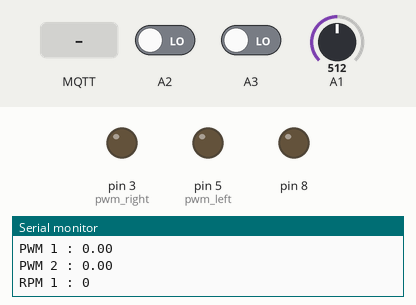
Simulated run of this sketch. Board: Arduino Uno, built with avr-gcc and run on an emulated ATmega328P. On the bench: output pins drawn as LEDs (lit = HIGH), the last lines printed to the serial monitor. The inputs (shaded band) are chosen by the test bench; at power-on: A2 LOW, A3 LOW, A1 = 512. WiFi joins after 1.5 s; servers stay silent unless stated; no MQTT or app messages arrive unless stated.

Above: at 2.7 s.
2.8 s: MQTT message "1900" arrives on the first subscribed topic
At 3.2 s:
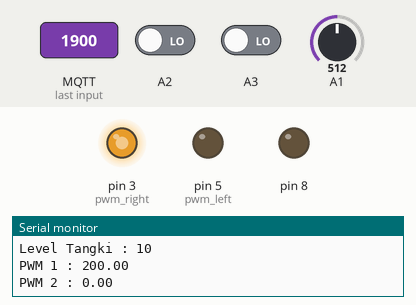
4.3 s: MQTT message "1300" arrives on the first subscribed topic
At 5.5 s:
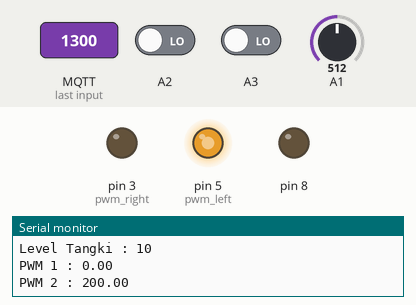
7.3 s: A2 driven HIGH and A3 driven HIGH
At 11.0 s:
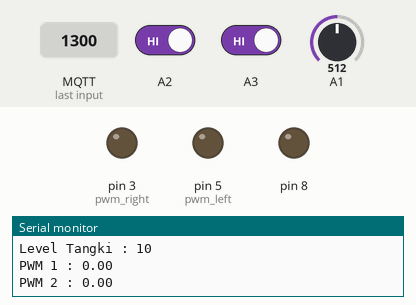
Timing chart, 0 to 11.3 s (numbered marks = the images above; inputs shaded):
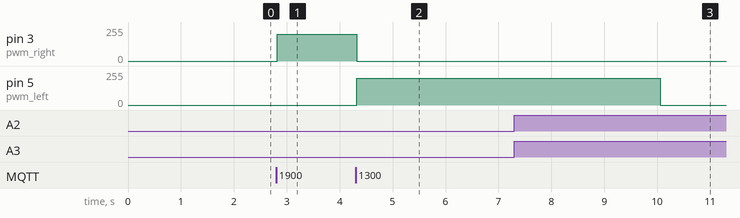

Measured:
- after the input at 2.8 s, pin 3 (pwm_right): 0/255 → 200/255 at once
- after the input at 4.3 s, pin 3 (pwm_right): 200/255 → 0/255 at once; pin 5 (pwm_left): 0/255 → 200/255 at once
- after the input at 7.3 s, pin 5 (pwm_left): 200/255 → 0/255 after 2.8 s

The sketch:

SPC_Prototype_03_Mega.ino
```cpp
#include <Arduino_FreeRTOS.h>
#include <SPI.h>
#include <Ethernet.h>
#include <PubSubClient.h>
#include "Syergie.h"
//#include <FreeRTOS.h>

#define  pwm_right 3
#define  pwm_left 5

// define two tasks for Blink & AnalogRead
void TaskRpmMeasurement( void *pvParameters );
void TaskMQTT( void *pvParameters );

// Update these with values suitable for your network.
byte mac[] = { 0xDE, 0xED, 0xBA, 0xFE, 0xFE, 0xED };
IPAddress ip(192, 168, 1, 100);
IPAddress server(192, 168, 1, 2);

EthernetClient ethClient;
PubSubClient client(ethClient);

/* Fuel Tank Level*/
int level_tanki;
char send_rpm_engine[10];
char send_rpm_propeller[10];
char send_tanki[10];

/* RPM Measurement */
Proximity speed_1;
Proximity speed_2;
int rpm_1, rpm_2;
int Speed = 1500;

void callback(char* topic, byte* payload, unsigned int length) {

  Serial.print(F("Message arrived ["));
  Serial.print(topic);
  Serial.print(F("] "));
  for (int i=0;i<length;i++) {
    Serial.print((char)payload[i]);
  }
  Serial.println();

  if(topic[1]=='p'){
    int i, value;
    client.publish("confirm_SPC1","Received");
    value = 0;
    for ( i = 0; i < length; i++) {
    value = value*10;
    value = value + (payload[i] - 48);//*dig;
    Speed = value;
    }
  }

  else if(topic[0]=='M'){
    client.publish("1EngineSpeed",dtostrf(rpm_1, 4, 0, send_rpm_engine));
    client.publish("1PropellerSpeed",dtostrf(rpm_2, 4, 0, send_rpm_propeller));
    client.publish("1Fuel",dtostrf(level_tanki, 2, 0, send_tanki));
    client.publish("1Box","connected");
  }
}

void reconnect() {
  // Loop until we're reconnected
  while (!client.connected()) {
    Serial.print(F("Attempting MQTT connection... "));
    // Attempt to connect
    if (client.connect("Box1")) {
      Serial.print(server);
      Serial.println(F(" connected"));
      // Once connected, publish an announcement...
      client.publish("outTopic","hello world");

      // ... and resubscribe
      //client.subscribe("inTopic");
      client.subscribe("1pulse_spc");
      client.subscribe("MainControl");
    } else {
      Serial.print(F("failed, rc="));
      Serial.print(client.state());
      Serial.println(F(" try again in 5 seconds"));
      // Wait 5 seconds before retrying
      delay(5000);
    }
  }
}

// the setup function runs once when you press reset or power the board
void setup() {
  speed_1.pinRPM(A2);
  speed_2.pinRPM(A3);

  // initialize serial communication at 9600 bits per second:
  Serial.begin(115200);

  while (!Serial) {
    ; // wait for serial port to connect. Needed for native USB, on LEONARDO, MICRO, YUN, and other 32u4 based boards.
  }

  client.setServer(server, 1883);
  client.setCallback(callback);

  Ethernet.begin(mac, ip);
  // Allow the hardware to sort itself out
  delay(1500);

  // Now set up two tasks to run independently.
  xTaskCreate(
    TaskRpmMeasurement
    ,  (const portCHAR *) "RpmMeasurement"   // A name just for humans
    ,  128  // This stack size can be checked & adjusted by reading the Stack Highwater, 128
    ,  NULL
    ,  1  // Priority, with 3 (configMAX_PRIORITIES - 1) being the highest, and 0 being the lowest.
    ,  NULL );

  xTaskCreate(
    TaskMQTT
    ,  (const portCHAR *) "MQTT"
    ,  128  // Stack size
    ,  NULL
    ,  1  // Priority
    ,  NULL );

  // Now the task scheduler, which takes over control of scheduling individual tasks, is automatically started.
}

void loop()
{
  // Empty. Things are done in Tasks.
}

/*--------------------------------------------------*/
/*---------------------- Tasks ---------------------*/
/*--------------------------------------------------*/

void TaskRpmMeasurement(void *pvParameters)  // This is a task.
{
  (void) pvParameters;
  TickType_t xLastWakeTime;
  xLastWakeTime = xTaskGetTickCount();

  // initialize digital LED_BUILTIN on pin 13 as an output.
  pinMode(8, OUTPUT);

  for (;;) // A Task shall never return or exit.
  {

    rpm_1 = speed_1.calcRPM();
    rpm_2 = speed_2.calcRPM();

    Serial.print(F("RPM 1 : "));Serial.println(rpm_1);
    Serial.print(F("RPM 2 : "));Serial.println(rpm_2);

    //Fuel Measurement
    level_tanki = map(analogRead(A1),0,1023,0,20);
    Serial.print(F("Level Tangki : "));Serial.println(level_tanki);

    double pwm1, pwm2;
    //Governor Control
    switch(Speed){
      case 1900: pwm1 = 200; pwm2 = 0; break; //Speed UP
      case 1500: pwm1 = 0; pwm2 = 0; break; //Steady
      case 1300: pwm1 = 0; pwm2 = 200; break; //Speed Down
    }
    Serial.print(F("PWM 1 : "));Serial.println(pwm1);
    Serial.print(F("PWM 2 : "));Serial.println(pwm2);
    analogWrite(pwm_right, pwm1);
    analogWrite(pwm_left, pwm2);
    vTaskDelay(1);

    //vTaskDelayUntil( &xLastWakeTime, ( 20 / portTICK_PERIOD_MS ) ); // wait for one second
  }
}

void TaskMQTT(void *pvParameters)  // This is a task.
{
  (void) pvParameters;
  //TickType_t xLastWakeTime;
  //xLastWakeTime = xTaskGetTickCount();
  int i = 0;
  char cBuffer [10];

  for (;;)
  {
    if (i > 100) { i = 0; }
    if (!client.connected()) {
      reconnect();
    }
    itoa(i, cBuffer, 10);
    client.publish("outTopic",cBuffer);
    client.loop();
    i++;
    vTaskDelay(1);

    //vTaskDelayUntil( &xLastWakeTime, ( 20 / portTICK_PERIOD_MS ) ); // wait for one second
  }
}
```

Syergie.cpp
```cpp
#include "Syergie.h"

#include "Arduino.h"

//--------------------------------------------------------------------------------------
// Sets the pins to be used for current sensors
//--------------------------------------------------------------------------------------
void Proximity::pinRPM(unsigned int _inPinPro)
{
  inPinPro = _inPinPro;
  prevmillis = 0;
  prevstate = HIGH;
  fanoff = true;
}

//--------------------------------------------------------------------------------------
int Proximity::calcRPM()
{
  currentstate = digitalRead(inPinPro);
  if( prevstate != currentstate) // If there is change in input
   {
     if( currentstate == LOW ) // If input only changes from HIGH to LOW
       {
         duration = ( micros() - prevmillis ); // Time difference between revolution in microsecond
         prevmillis = micros(); // store time for nect revolution calculation
         fanoff = true;
       }
     else
      {
         rpm = (312000000/(duration)); // rpm = (1/ time millis)*1000*1000*60;
      }
   }
  prevstate = currentstate; // store this scan (prev scan) data for next scan

  if (((micros() - prevmillis) > 60000000) && (fanoff==true))
    {
      fanoff = false;
      rpm = 0;
    }

  return rpm;
}
```

Syergie.h
```cpp
#ifndef Syergie_h
#define Syergie_h

#include "Arduino.h"
#else
#include "WProgram.h"
#endif

class Proximity
{
  public:
    void pinRPM(unsigned int _inPinPro);

    int calcRPM();

    //Useful value variables
    int rpm; // RPM value

  private:

    //Set Voltage and current input pins
    unsigned int inPinPro;

    //--------------------------------------------------------------------------------------
    // Variable declaration for calculation procedure
    //--------------------------------------------------------------------------------------
    unsigned long prevmillis; // To store time
  unsigned long duration; // To store time difference
  unsigned long refresh; // To store time for refresh of reading

  boolean currentstate; // Current state of Proximity input scan
  boolean prevstate; // State of Proximity sensor in previous scan
  boolean fanoff;

};
```
